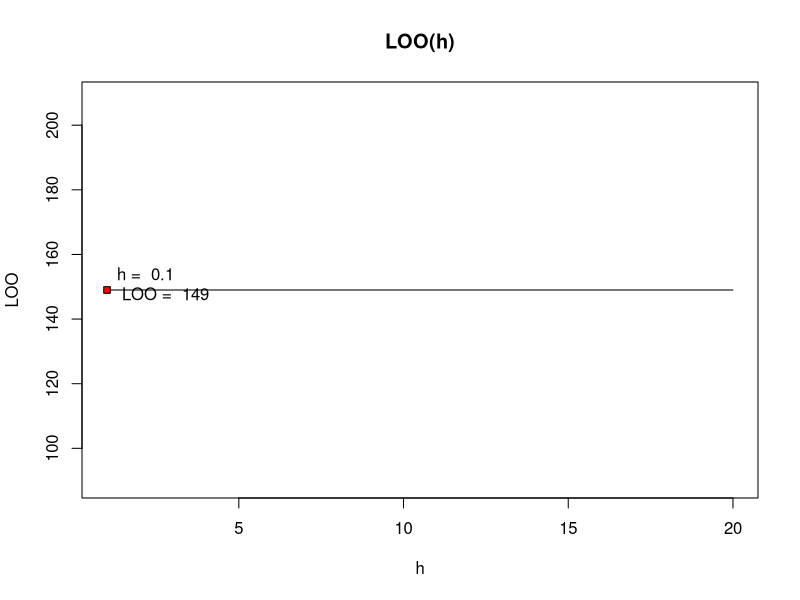

R code for this plot:
sortObjectsByDist = function(xl, z){
  
  l = dim(xl)[1];
  n = dim(xl)[2]-1;
  
  distances = array(NA, l);
  
  for (i in 1:l){
    distances[i] = sqrt(sum((xl[i, 1:n] - z)^2));
  }
  
  return (distances);
}

core_1 = function(r){
  
  if(r <= 1){
    return((3/4)*(1-r^2))
  }
  else
    return(0)
}

core_2 = function(r){
  
  if(r <= 1){
    return((15/16)*(1-r^2)^2)
  }
  else
    return(0)
}

core_3 = function(r){
  
  if(r <= 1){
    return((1-abs(r)))
  }
  else
    return(0)
}

core_4 = function(r)
{
  return (((2*pi)^(-1/2)) * exp(-1/2*r^2)) 
}

classif_PW = function(xl, h, orderedXl, core = core_1) {
  l = dim(orderedXl)[1];
  n = dim(xl)[2];
  
  weights = table(xl[1:l, n]);
  weights[1:dim(weights)] = 0;
  
  for (i in 1:l) {
    weights[xl[i, n]] = weights[xl[i, n]] + core(orderedXl[i] / h);
  }
  
  if (max(weights) != 0)
    return (which.max(weights))
  else
    return (0)
}

PW = function(xl, h, z){
  return(classif_PW(xl, h, sortObjectsByDist(xl, z)));
}

LOO = function(xl, sort = sortObjectsByDist, classification = classif_PW){
  n = dim(xl)[1]-1;
  DataA = array(0,20);
  # print(n)
  for(i in 1:n){
    orderedXl = sort(xl[-i,], c(xl[i,1], xl[i,2]));
    
    for(h in 1:20){
      class = classification(xl, h/10 ,orderedXl);
      if(class != c(xl[i,3])){
        
        #print(c(xl[i,3]))
        DataA[h] = DataA[h] + 1;
      }
    }
    print(i);
    print(DataA);
  }
  return (DataA)
}

xl = iris[,3:5];

DataA = LOO(xl);  
print(DataA);
plot(DataA, type ="l", main = "LOO(h)", xlab = "h", ylab = "LOO")

x = which.min(DataA);
y = DataA[which.min(DataA)];

label = paste("h = ", x/10, "\n", "LOO = ", y)
text(x, y+0.2, label, pos = 4);
points(x, y,pch = 22 , bg = "red")
